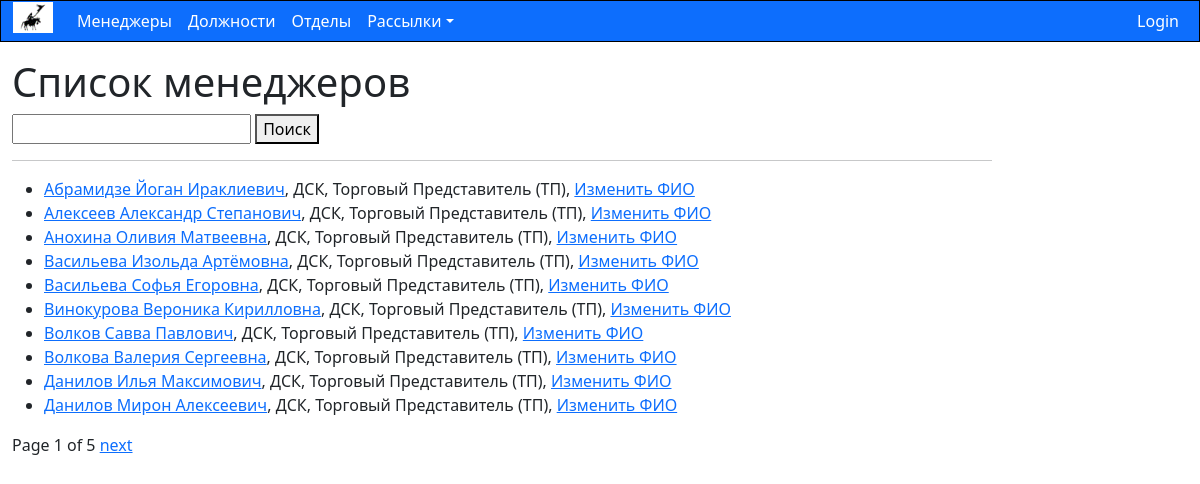
Page /emaillist/managers/ on the committed database.
### emaillist/models.py (models this page shows, shortened)
class Manager(models.Model):
    GENDER_CHOICES = [
        ("М", "Мужчина"),
        ("Ж", "Женщина"),
        ("-", "Не указано"),
    ]
    MANAGER_STATUS = (
        ("+", "Работает"),
        ("-", "Уволен"),
        ("X", "Удалить из рассылки"),
    )
    first_name = models.CharField(max_length=SHORT_NVARCHAR_LENGTH, verbose_name="Имя")
    last_name = models.CharField(max_length=SHORT_NVARCHAR_LENGTH, verbose_name="Фамилия")
    middle_name = models.CharField(max_length=SHORT_NVARCHAR_LENGTH, verbose_name="Отчество", blank=True)
    title = models.ForeignKey("Title", on_delete=models.SET_NULL, verbose_name="Должность", null=True)
    department = models.ForeignKey("Department", on_delete=models.SET_NULL, verbose_name="Отдел", null=True)
    email = models.EmailField(null=False)
    system_name = models.CharField(max_length=SHORT_NVARCHAR_LENGTH,
                                   verbose_name="Название в системе", null=False)
    subscription = models.ManyToManyField(Subscription, help_text="Выберите подписки", verbose_name="Подписки",
                                          blank=True)
    status = models.CharField(max_length=1, choices=MANAGER_STATUS, verbose_name="Статус", default="+", null=False)
    gender = models.CharField(max_length=1, choices=GENDER_CHOICES, verbose_name="Пол", default="М", null=True)
    birthday = models.DateField(null=True, verbose_name="День рождения", blank=True)
    class Meta:
        ordering = ["department", "status", "title", "last_name", "first_name"]
    def display_subcriptions(self):
        return ', '.join([subscription.name for subscription in self.subscription.all()[:3]])
    display_subcriptions.short_description = "Подписки"
    def full_name(self):
        return " ".join((self.last_name, self.first_name, self.middle_name))
    def get_absolute_url(self):
        return reverse("manager-detail", args=[str(self.id)])

class Department(models.Model):
    short_name = models.CharField(max_length=SHORT_NVARCHAR_LENGTH,
                                  help_text="Отдел кратко",
                                  verbose_name="Отдел кратко")
    name = models.CharField(max_length=REGULAR_NVARCHAR_LENGTH,
                            help_text="Название отдела",
                            verbose_name="Отдел")
    additional_info = models.CharField(max_length=REGULAR_NVARCHAR_LENGTH,
                                       help_text="Дополнительная информация по отделу",
                                       verbose_name="Доп информация",
                                       blank=True)
    def __str__(self):
        return f"{self.short_name}"

class Title(models.Model):
    short_name = models.CharField(
        max_length=SHORT_NVARCHAR_LENGTH,
        help_text="Краткое название должности",
        verbose_name="Должность кратко"
    )
    name = models.CharField(
        max_length=REGULAR_NVARCHAR_LENGTH,
        help_text="Должность",
        verbose_name="Должность"
    )
    def __str__(self):
        return f"{self.name} ({self.short_name})"

### emaillist/views.py (the view)
class ManagerListView(generic.ListView):
    model = Manager
    context_object_name = 'manager_list'  # имя переменной контекста в шаблоне
    template_name = 'managers/template_manger_list.html'  # Определение имени шаблона и его расположения
    paginate_by = 10
    def get_queryset(self):
        result = super(ManagerListView, self).get_queryset()
        query = self.request.GET.get('search')
        print(query)
        if query:
            postresult = Manager.objects.filter(Q(first_name__icontains=query) | Q(last_name__icontains=query))
            result = postresult
        else:
            result = Manager.objects.filter(status='+')
        return result

### emaillist/templates/emaillist/manager_list.html (shortened to what this page needs)
{% extends "base_generic.html" %}
{% block content %}
    <h1>Список менеджеров</h1>
    <form class="add_your_class" method="GET" action="" >
        <input class="add_your_class" type="search" name="search">
        <button class="add_your_class" type="submit"> Поиск </button>
    </form>
<hr>
    {% if manager_list %}
    <ul>
      {% for manager in manager_list %}
      <li>
        <a href="{{ manager.get_absolute_url }}">{{ manager.full_name }}</a>, {{manager.department}}, {{manager.title}}, <a href="{% url 'renew-Manager' manager.id %}"> Изменить ФИО</a>
      </li>
      {% endfor %}
    </ul>
    {% endif %}
{% endblock %}

### emaillist/templates/base_generic.html (shortened to what this page needs)
<!DOCTYPE html>
<html lang="en">
<head>
  <link href="https://cdn.jsdelivr.net/npm/bootstrap@5.3.2/dist/css/bootstrap.min.css" rel="stylesheet">
  {% load static %}
  <link rel="stylesheet" href="{% static 'css/styles.css' %}" />
</head>
<body>
{% block sidebar %}
<nav class="navbar navbar-expand-sm bg-primary navbar-dark">
  <div class="container-fluid">
    <ul class="navbar-nav">
      <li class="nav-item">
        <a class="navbar-brand" href="{% url 'index' %}">
          <img src="/../../media/logo_light.gif" alt="Главная" style="width:40px;" >
        </a>
      </li>
      <li class="nav-item">
        <a class="nav-link" href="{% url 'managers' %}" role="button">Менеджеры</a>
      </li>
      <li class="nav-item">
        <a class="nav-link" href="{% url 'titles' %}" role="button">Должности</a>
      </li>
      <li class="nav-item">
        <a class="nav-link" href="{% url 'departments' %}" role="button">Отделы</a>
      </li>
      <li class="nav-item dropdown">
        <a class="nav-link dropdown-toggle" href="" role="button" data-bs-toggle="dropdown">Рассылки</a>
      </li>
     </ul>
    <ul class="navbar-nav ms-auto">
      {% if user.is_authenticated %}
          <li class="nav-link justify-content-end">User: {{ user.get_username }}</li>
          <li class="nav-item justify-content-end">
              <a class="nav-link" href="{% url 'logout'%}?next={{request.path}}"> -> Logout</a>
          </li>
        {% else %}
          <li class="nav-item justify-content-end">
            <a class="nav-link" href="{% url 'login'%}?next={{request.path}}">Login</a>
          </li>
        {% endif %}
     </ul>
  </div>
</nav>
{% endblock %}
<div class="container-fluid mt-3">
  <div class="col-sm-10 ">{% block content %}{% endblock %}</div>
          {% block pagination %}
          {% if is_paginated %}
            <div class="pagination">
              <span class="page-links">
                <span class="page-current">
                  Page {{ page_obj.number }} of {{ page_obj.paginator.num_pages }}
                </span>
                {% if page_obj.has_next %}
                  <a href="{{ request.path }}?page={{ page_obj.next_page_number }}">next</a>
                {% endif %}
              </span>
            </div>
          {% endif %}
        {% endblock %}
</div>
</body>
</html>

### emaillist/static/css/styles.css (style rules this page uses)
.nav-link { color: white; }
.navbar { background-color: #0150b5; margin:0%; padding: 0%; border: 1px solid rgb(0, 0, 0); }

### rows in the picture
Manager: full_name "Абрамидзе Йоган Ираклиевич", department "ДСК", title "Торговый Представитель (ТП)"
Manager: full_name "Алексеев Александр Степанович", department "ДСК", title "Торговый Представитель (ТП)"
Manager: full_name "Анохина Оливия Матвеевна", department "ДСК", title "Торговый Представитель (ТП)"
Manager: full_name "Васильева Изольда Артёмовна", department "ДСК", title "Торговый Представитель (ТП)"
Manager: full_name "Васильева Софья Егоровна", department "ДСК", title "Торговый Представитель (ТП)"
Manager: full_name "Винокурова Вероника Кирилловна", department "ДСК", title "Торговый Представитель (ТП)"
Manager: full_name "Волков Савва Павлович", department "ДСК", title "Торговый Представитель (ТП)"
Manager: full_name "Волкова Валерия Сергеевна", department "ДСК", title "Торговый Представитель (ТП)"
Manager: full_name "Данилов Илья Максимович", department "ДСК", title "Торговый Представитель (ТП)"
Manager: full_name "Данилов Мирон Алексеевич", department "ДСК", title "Торговый Представитель (ТП)"

### other values in the picture
{{ page_obj.number }} "1"
{{ page_obj.paginator.num_pages }} "5"
